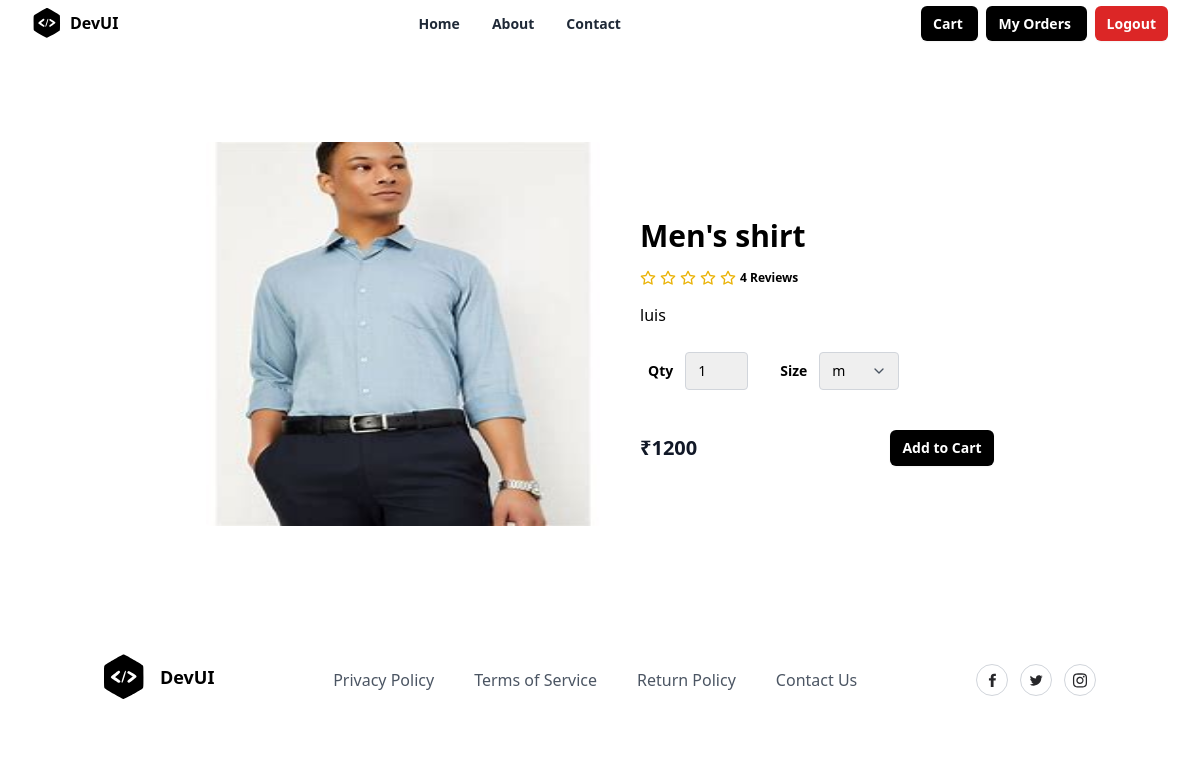
Page /products/6/ on the committed database.
### store/models.py (models this page shows, shortened)
class Product(models.Model):
    title = models.CharField(max_length=200)
    description = models.TextField(null=True, blank=True)
    size_object = models.ManyToManyField(Size)
    category_object = models.ForeignKey(Category, on_delete=models.CASCADE)
    brand_object = models.ForeignKey(Brand, on_delete=models.CASCADE)
    image = models.ImageField(upload_to='product_images', null=True, blank=True, default='product_images/default.jpg')
    price = models.PositiveIntegerField()
    tag_object=models.ManyToManyField(Tag)
    created_date = models.DateTimeField(auto_now_add=True)
    updated_date = models.DateTimeField(auto_now=True)
    is_active = models.BooleanField(default=True)

### store/views.py (the view)
# urls.py: path('products/<int:pk>/',views.ProductDetailView.as_view(),name="product-detail"),
class ProductDetailView(View):
    def get(self,request,*args,**kwargs):
        id=kwargs.get("pk")
        qs=Product.objects.get(id=id)
        return render(request,"product_detail.html",{"data":qs})

### store/templates/product_detail.html (shortened to what this page needs)
{%extends 'base.html'%}
{%block main_block%}
<section class="overflow-hidden">
    <form action="{%url 'add-to-cart' data.id%}" method="post">
        <div class="mx-auto max-w-5xl px-5 py-24">
            <div class="mx-auto flex flex-wrap items-center lg:w-4/5">
                <img alt="Nike Air Max 21A" class="h-64 w-full rounded object-contains lg:h-96 lg:w-1/2"
                    src="{{data.image.url}}" />
                <div class="mt-6 w-full lg:mt-0 lg:w-1/2 lg:pl-10">
                    <h1 class="my-4 text-3xl font-semibold text-black">{{data.title}}</h1>
                    <div class="my-4 flex items-center">
                        <span class="flex items-center space-x-1">
                            <span class="ml-3 inline-block text-xs font-semibold">
                                4 Reviews
                            </span>
                        </span>
                    </div>
                    <p class="leading-relaxed">
                        {{data.description}}
                    </p>
                    <div class="mb-5 mt-6 flex items-center justify-between border-gray-100 pb-5">
                        <div class="ml-2 flex items-center">
                            <span class="mr-3 text-sm font-semibold">Qty</span>
                            <div class="relative">
                                <select name="qty"
                                    class="appearance-none rounded border border-gray-300 py-2 pl-3 pr-10 text-sm focus:border-black focus:outline-none focus:ring-2 focus:ring-black">
                                    <option value="1">1</option>
                                </select>
                            </div>
                            <div class="ml-8 flex items-center">
                                <span class="mr-3 text-sm font-semibold">Size</span>
                                <div class="relative">
                                    <select name="size"
                                        class="appearance-none rounded border border-gray-300 py-2 pl-3 pr-10 text-sm focus:border-black focus:outline-none focus:ring-2 focus:ring-black">
                                        {%for sob in data.size_object.all%}
                                        <option value="{{sob.name}}">{{sob.name}}</option>
                                        {%endfor%}
                                    </select>
                                    <span
                                        class="pointer-events-none absolute right-0 top-0 flex h-full w-10 items-center justify-center text-center text-gray-600">
                                    </span>
                                </div>
                            </div>
                        </div>
                    </div>
                    <div class="flex items-center justify-between">
                        <span class="title-font text-xl font-bold text-gray-900">
                            ₹{{data.price}}
                        </span>
                        <button type="submit"
                            class="rounded-md bg-black px-3 py-2 text-sm font-semibold text-white shadow-sm hover:bg-black/80 focus-visible:outline focus-visible:outline-2 focus-visible:outline-offset-2 focus-visible:outline-black">
                            Add to Cart
                        </button>
                    </div>
                </div>
            </div>
        </div>
    </form>
</section>
{%endblock%}

### rows in the picture
Product: image (picture), title "Men's shirt", description "luis", price "1200"

### other values in the picture
form field size "m"
